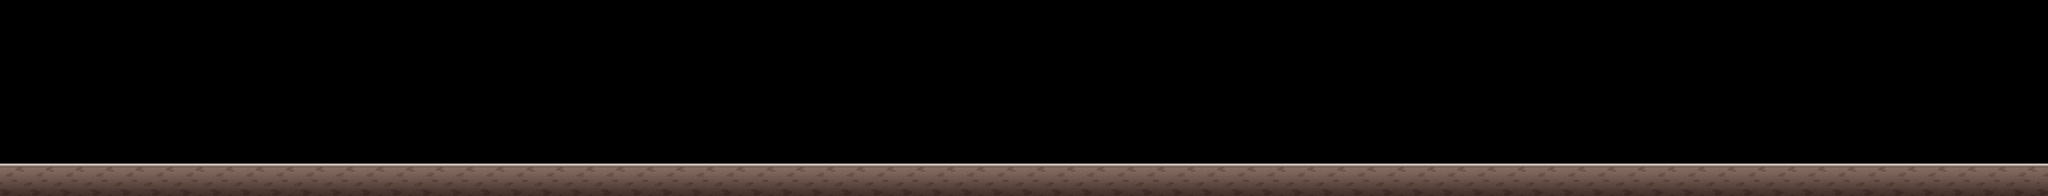

The image is a tile-based game level rendered from a .tmx file. Its description and source (layers, tilesets, objects; grid data summarised) follow:
An orthogonal 375x36 tile map with 20x20 px tiles, 1 tile layer (Tile Layer 1), 1 hidden layer not drawn, 4 tilesets and 68 objects.

<map version="1.0" orientation="orthogonal" width="375" height="36" tilewidth="20" tileheight="20">
 <tileset firstgid="1" name="stage1-level1" tilewidth="20" tileheight="20">
  <image source="stage1-level1.png" width="7500" height="720" />
 </tileset>
 <tileset firstgid="13501" name="130707_coin3" tilewidth="40" tileheight="40">
  <image source="130707_coin3.png" width="40" height="40" />
 </tileset>
 <tileset firstgid="13502" name="object1_80_142" tilewidth="80" tileheight="142">
  <image source="object1_80_142.png" width="80" height="142" />
 </tileset>
 <tileset firstgid="13503" name="object2_94_226" tilewidth="94" tileheight="226">
  <image source="object2_94_226.png" width="94" height="226" />
 </tileset>
 <layer name="Tile Layer 1" width="375" height="36">
  <data>[13500 cells, 13500 non-empty, 13428 distinct tile ids]</data>
 </layer>
 <objectgroup name="mob1" width="375" height="36">
  <object gid="13502" x="2316" y="600" />
  <object gid="13502" x="3159" y="600" />
  <object gid="13502" x="3997" y="602" />
  <object gid="13502" x="4136" y="602" />
 </objectgroup>
 <objectgroup name="mob2" width="375" height="36">
  <object gid="13503" x="5349" y="603" />
  <object gid="13503" x="6695" y="604" />
 </objectgroup>
 <objectgroup name="coin" width="375" height="36">
  <object gid="13501" x="744" y="541" />
  <object gid="13501" x="824" y="541" />
  <object gid="13501" x="903" y="539" />
  <object gid="13501" x="983" y="540" />
  <object gid="13501" x="1063" y="539" />
  <object gid="13501" x="1144" y="540" />
  <object gid="13501" x="1225" y="540" />
  <object gid="13501" x="1304" y="541" />
  <object gid="13501" x="1383" y="537" />
  <object gid="13501" x="1463" y="540" />
  <object gid="13501" x="1544" y="541" />
  <object gid="13501" x="1621" y="540" />
  <object gid="13501" x="1703" y="539" />
  <object gid="13501" x="1787" y="540" />
  <object gid="13501" x="1865" y="541" />
  <object gid="13501" x="1944" y="539" />
  <object gid="13501" x="2103" y="540" />
  <object gid="13501" x="2173" y="488" />
  <object gid="13501" x="2257" y="469" />
  <object gid="13501" x="2463" y="471" />
  <object gid="13501" x="2533" y="541" />
  <object gid="13501" x="2619" y="541" />
  <object gid="13501" x="2724" y="541" />
  <object gid="13501" x="2804" y="541" />
  <object gid="13501" x="2947" y="541" />
  <object gid="13501" x="3017" y="489" />
  <object gid="13501" x="3101" y="469" />
  <object gid="13501" x="3307" y="471" />
  <object gid="13501" x="3380" y="541" />
  <object gid="13501" x="3463" y="540" />
  <object gid="13501" x="3568" y="540" />
  <object gid="13501" x="3648" y="540" />
  <object gid="13501" x="3791" y="540" />
  <object gid="13501" x="3864" y="489" />
  <object gid="13501" x="3948" y="471" />
  <object gid="13501" x="4288" y="469" />
  <object gid="13501" x="4363" y="541" />
  <object gid="13501" x="4445" y="540" />
  <object gid="13501" x="4548" y="539" />
  <object gid="13501" x="4629" y="539" />
  <object gid="13501" x="4855" y="539" />
  <object gid="13501" x="4917" y="425" />
  <object gid="13501" x="5012" y="356" />
  <object gid="13501" x="5133" y="323" />
  <object gid="13501" x="5261" y="343" />
  <object gid="13501" x="5515" y="400" />
  <object gid="13501" x="5585" y="492" />
  <object gid="13501" x="5673" y="541" />
  <object gid="13501" x="5759" y="540" />
  <object gid="13501" x="5837" y="539" />
  <object gid="13501" x="5920" y="541" />
  <object gid="13501" x="5999" y="541" />
  <object gid="13501" x="6076" y="541" />
  <object gid="13501" x="6157" y="540" />
  <object gid="13501" x="6239" y="539" />
  <object gid="13501" x="6301" y="425" />
  <object gid="13501" x="6396" y="356" />
  <object gid="13501" x="6516" y="323" />
  <object gid="13501" x="6644" y="340" />
  <object gid="13501" x="6897" y="403" />
  <object gid="13501" x="6965" y="493" />
  <object gid="13501" x="7057" y="540" />
 </objectgroup>
 <objectgroup name="object" width="375" height="36" visible="0" />
 <layer name="floor" width="375" height="36" visible="0">
  <data>[13500 cells, 0 non-empty, 0 distinct tile ids]</data>
 </layer>
</map>
